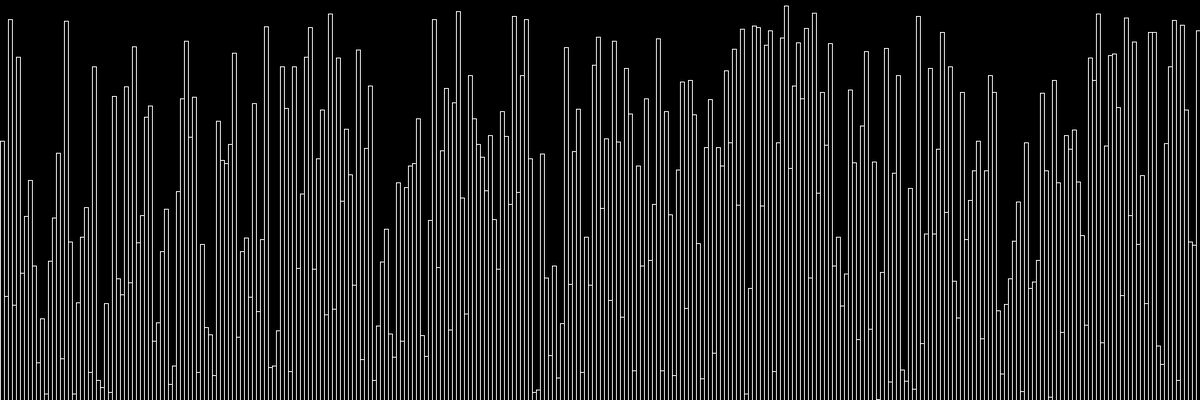
Frame 1 (no input)
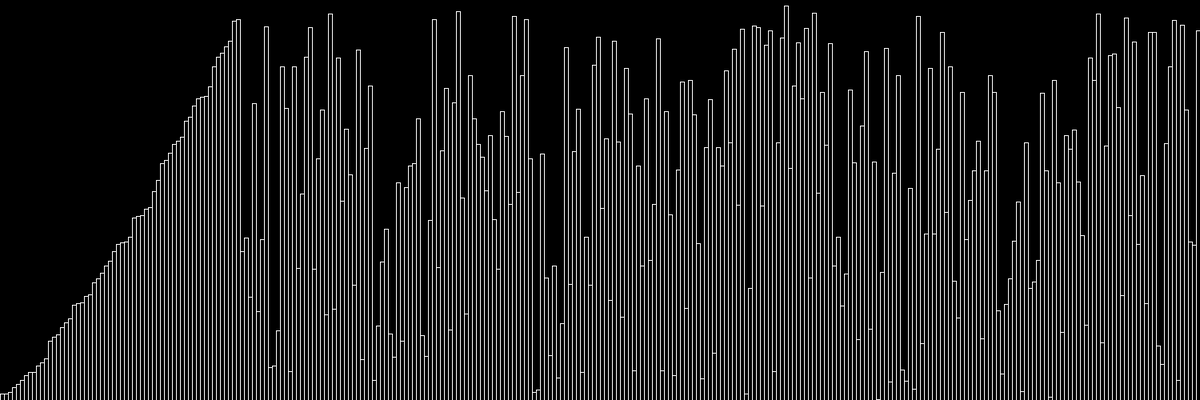
Frame 60 (the mouse pressed at the canvas centre just before this capture)
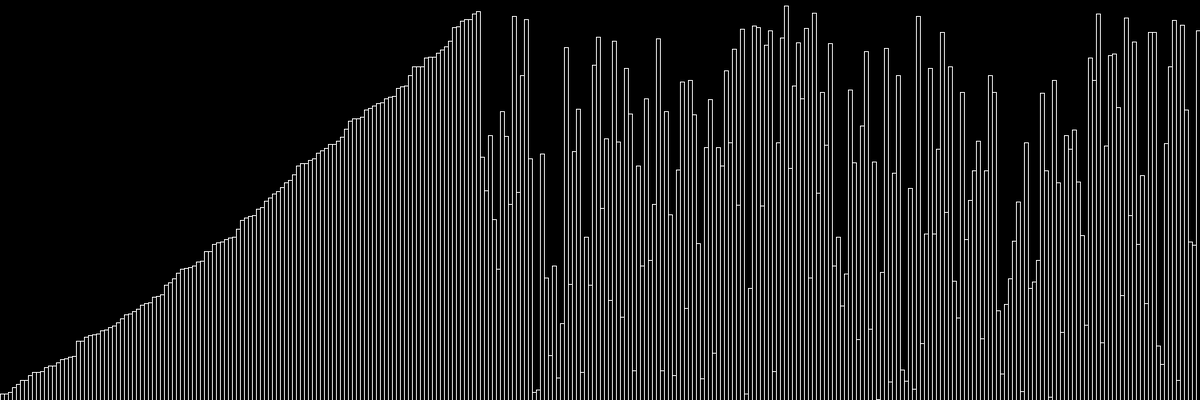
Frame 120 (the mouse held since frame 60 and released just before this capture)

The Processing sketch that drew these frames (run headless with seeded random() and noise(); from frame 60 on, the mouse is pressed at the canvas centre):

// Processing sketch: Insertion_Sort
// ── Insertion_Sort.pde
float[] array;
int i = 1; 

void setup() {
 size(1500,500);
 
 array = new float[width/5];
 for(int i = 0; i < array.length; i++) {
  array[i] = random(height);
 }
 
 frameRate(30);
}

void draw() {
  background(0); 
 
  int x = 0; 
  rectMode(CORNERS); 
  for(int i = 0; i < array.length; i++) {
    stroke(255); 
    noFill();
    rect(x, height, x + 5, height - array[i]); 
    x = x + 5;
  }
  
  insertionSort(array);
}

// Insertion sort function
void insertionSort(float[] arr) {
  if(i > 0 && i < array.length) {
    int j = i; 
    while(j > 0) {
      float temp1 = array[j];
      float temp2 = array[j -1]; 
      if(temp1 < temp2) {
        array[j] = temp2;
        array[j - 1] = temp1;
      }
      j--;
    }
    i++;
  }
}
